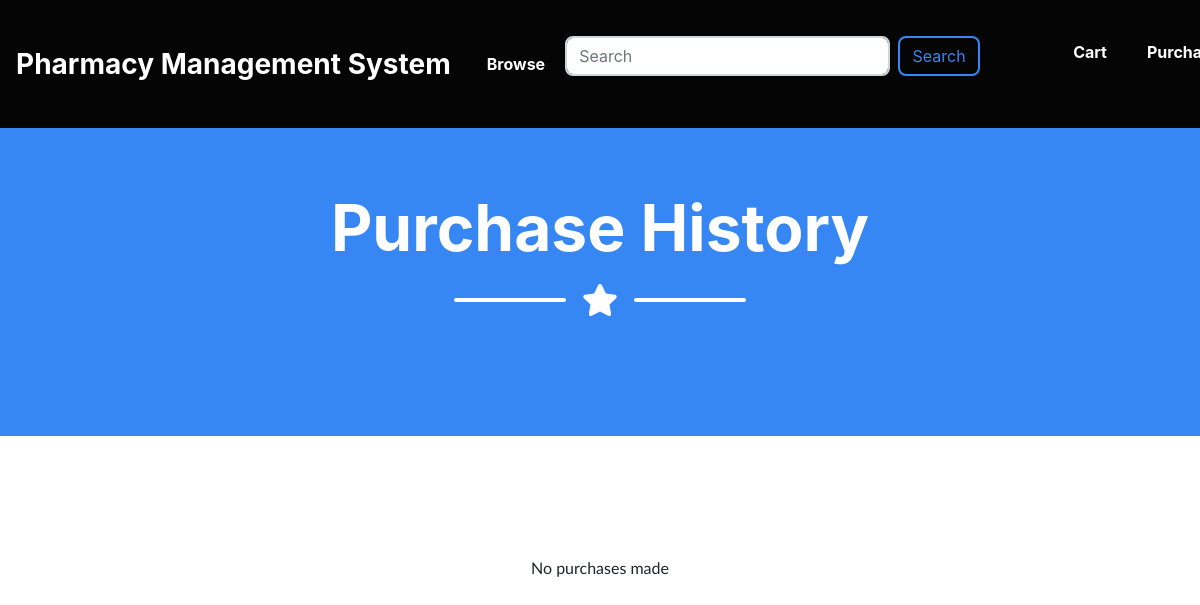
Page /customer/history.php (signed in) on the earlier database version.
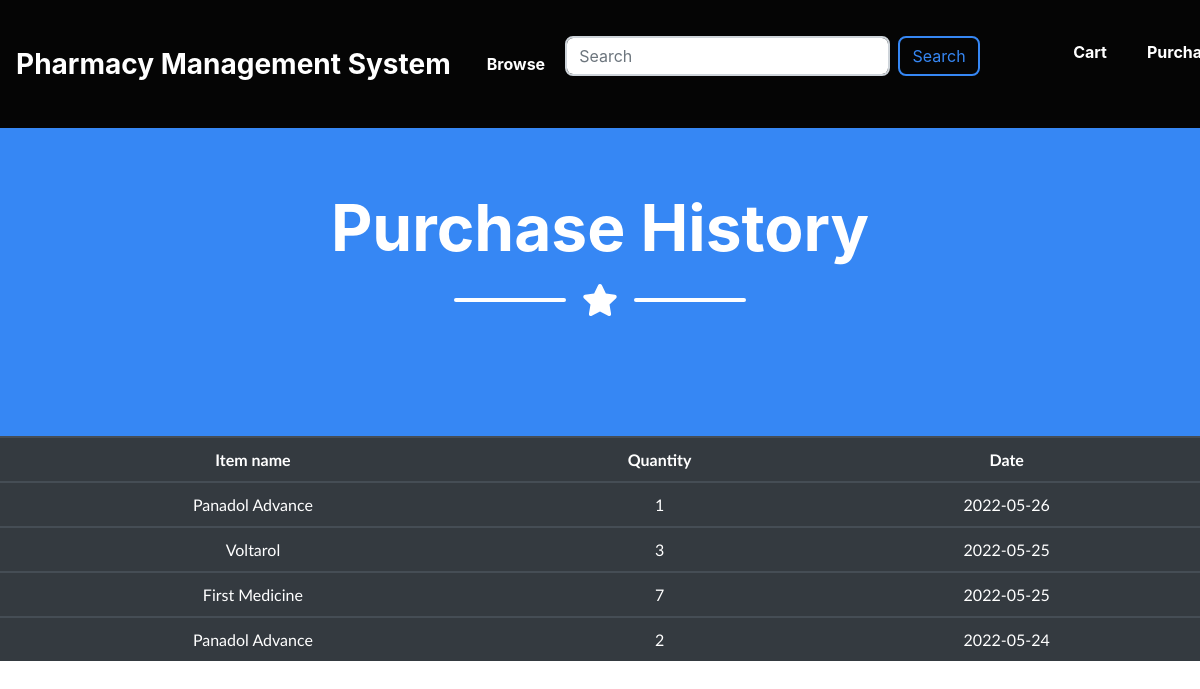
Same page on the later database version.
### tables this page shows
CREATE TABLE `purchase` (
  `purchase_id` int(11) NOT NULL,
  `item_id` int(11) NOT NULL,
  `c_id` int(11) NOT NULL,
  `quantity` int(11) NOT NULL,
  `date` date NOT NULL
);

CREATE TABLE `items` (
  `ID` int(9) NOT NULL,
  `Name` varchar(70) NOT NULL,
  `Description` varchar(300) NOT NULL,
  `Quantity` int(10) NOT NULL,
  `Price` double NOT NULL,
  `Brand` varchar(50) NOT NULL,
  `Category` varchar(30) NOT NULL,
  `Photo` varchar(30) NOT NULL,
  `expiry` date NOT NULL DEFAULT current_timestamp()
);

### customer/history.php (the view, shortened to what this page needs)
<html>
<head>
</head>
<body>
  <?php require('header.php'); ?>
  <header class="masthead bg-primary text-white text-center px-md-2">
      <div class="container d-flex align-items-center flex-column">
          <h1 class="masthead-heading">Purchase History</h1>
          <div class="divider-custom divider-light">
              <div class="divider-custom-line"></div>
              <div class="divider-custom-icon"><i class="fas fa-star"></i></div>
              <div class="divider-custom-line"></div>
          </div>
      </div>
  </header>
<?php
  try
  	{
  	require('../project_connection.php');
  	 $db->beginTransaction();
  	 $sql="SELECT * from purchase where c_id=".$_SESSION['userId']." ORDER BY date desc";
  	 $stmt1 = $db->prepare($sql);
  	 $stmt1->execute();
     if($stmt1->rowCount() != 0){
       ?>
       <table class='table table-dark' style="text-align: center;">
       <tr>
       <td><b>Item name</b></td>
       <td><b>Quantity</b></td>
       <td><b>Date</b></td>
       </tr>
       <?php
       $row1s = $stmt1->fetchAll();
       foreach ($row1s as $row1) {
         $item_id = $row1['item_id'];
        $sql="SELECT Name from items where ID=".$item_id;
      	 $stmt2 = $db->prepare($sql);
      	 $stmt2->execute();
        $row2 = $stmt2->fetch();
?>
<tr>
<td><?php echo $row2['Name'];  ?></td>
<td><?php echo $row1['quantity'];  ?></td>
<td><?php echo $row1['date'];  ?></td>
</tr>
<?php
            }
          echo "</table>";
        }
        else {
          echo "<br><br><br><br><br><p style='text-align:center;'>No purchases made</p>";
        }
  	}
  	catch(PDOException $ex)
  	{
  		 die("Error Message".$ex->getMessage());
   }
?>
</body>
</html>

### customer/header.php (shortened to what this page needs)
<!DOCTYPE html>
<html lang="en">
    <head>
        <link href="../css/styles.css" rel="stylesheet">
        <link rel="stylesheet" href="../css/heading.css">
        <link rel="stylesheet" href="../css/body.css">
    </head>
    <body id="page-top">
        <nav class="navbar navbar-expand-lg bg-secondary fixed-top" id="mainNav">
          <a class="navbar-brand js-scroll-trigger" href="customer_home.php">Pharmacy Management System</a>
            <div class="collapse navbar-collapse" id="navbarResponsive">
                <ul class="navbar-nav mr-auto">
                    <li class="nav-item mx-0 mx-lg-1"><a class="nav-link py-3 px-0 px-lg-3 rounded js-scroll-trigger" href="browse.php">Browse</a>
                    </li>
                </ul>
                <form class="form-inline" action="search.php" method="post">
                <input id="main_search" class="form-control col-lg-8 col-sm-8 col-md-8 mr-2" type="search" name="search" placeholder="Search" aria-label="Search">
                <button class="btn btn-outline-primary col-sm-2 col-md-2" type="submit">Search</button>
                </form>
                <ul class="navbar-nav ml-auto">
                    <li class="nav-item mx-0 mx-lg-1"><a class="nav-link py-3 px-0 px-lg-3 rounded js-scroll-trigger" href="cart_view.php">Cart</a>
                    <li class="nav-item mx-0 mx-lg-1"><a class="nav-link py-3 px-0 px-lg-3 rounded js-scroll-trigger" href="history.php">Purchases</a>
                </ul>
            </div>
        </nav>

### css/heading.css (style rules this page uses)
#main_search { width: 30rem; }

Differences in the rows shown:
added purchase: item.Name "Panadol Advance", quantity "1", date "2022-05-26"
added purchase: item.Name "Voltarol", quantity "3", date "2022-05-25"
added purchase: item.Name "First Medicine", quantity "7", date "2022-05-25"
added purchase: item.Name "Panadol Advance", quantity "2", date "2022-05-24"
Other differences:
text no longer shown: "No purchases made"
text now shown: "Item name Quantity Date"
